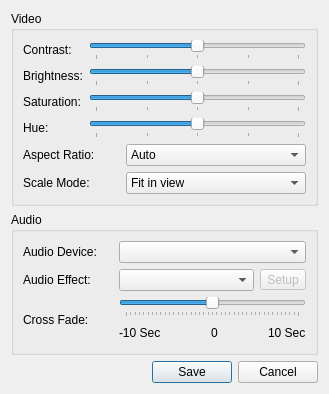
<ui version="4.0" >
 <class>QuickSettingsWindow</class>
 <widget class="QDialog" name="QuickSettingsWindow" >
  <property name="geometry" >
   <rect>
    <x>0</x>
    <y>0</y>
    <width>329</width>
    <height>391</height>
   </rect>
  </property>
  <property name="windowTitle" >
   <string>Quick Settings</string>
  </property>
  <layout class="QVBoxLayout" name="verticalLayout_2" >
   <item>
    <widget class="QGroupBox" name="videoGroupBox" >
     <property name="title" >
      <string>Video</string>
     </property>
     <layout class="QGridLayout" name="gridLayout" >
      <item row="0" column="0" >
       <widget class="QLabel" name="contrastLabel" >
        <property name="text" >
         <string>Contrast:</string>
        </property>
       </widget>
      </item>
      <item row="0" column="1" colspan="2" >
       <widget class="QSlider" name="contrastSlider" >
        <property name="minimum" >
         <number>-8</number>
        </property>
        <property name="maximum" >
         <number>8</number>
        </property>
        <property name="orientation" >
         <enum>Qt::Horizontal</enum>
        </property>
        <property name="tickPosition" >
         <enum>QSlider::TicksBelow</enum>
        </property>
        <property name="tickInterval" >
         <number>4</number>
        </property>
       </widget>
      </item>
      <item row="1" column="0" >
       <widget class="QLabel" name="brightnessLabel" >
        <property name="text" >
         <string>Brightness:</string>
        </property>
       </widget>
      </item>
      <item row="1" column="1" colspan="2" >
       <widget class="QSlider" name="brightnessSlider" >
        <property name="minimum" >
         <number>-8</number>
        </property>
        <property name="maximum" >
         <number>8</number>
        </property>
        <property name="orientation" >
         <enum>Qt::Horizontal</enum>
        </property>
        <property name="tickPosition" >
         <enum>QSlider::TicksBelow</enum>
        </property>
        <property name="tickInterval" >
         <number>4</number>
        </property>
       </widget>
      </item>
      <item row="2" column="0" >
       <widget class="QLabel" name="saturationLabel" >
        <property name="text" >
         <string>Saturation:</string>
        </property>
       </widget>
      </item>
      <item row="2" column="1" colspan="2" >
       <widget class="QSlider" name="saturationSlider" >
        <property name="minimum" >
         <number>-8</number>
        </property>
        <property name="maximum" >
         <number>8</number>
        </property>
        <property name="orientation" >
         <enum>Qt::Horizontal</enum>
        </property>
        <property name="tickPosition" >
         <enum>QSlider::TicksBelow</enum>
        </property>
        <property name="tickInterval" >
         <number>4</number>
        </property>
       </widget>
      </item>
      <item row="3" column="0" >
       <widget class="QLabel" name="hueLabel" >
        <property name="text" >
         <string>Hue:</string>
        </property>
       </widget>
      </item>
      <item row="3" column="1" colspan="2" >
       <widget class="QSlider" name="hueSlider" >
        <property name="minimum" >
         <number>-8</number>
        </property>
        <property name="maximum" >
         <number>8</number>
        </property>
        <property name="orientation" >
         <enum>Qt::Horizontal</enum>
        </property>
        <property name="tickPosition" >
         <enum>QSlider::TicksBelow</enum>
        </property>
        <property name="tickInterval" >
         <number>4</number>
        </property>
       </widget>
      </item>
      <item row="4" column="0" colspan="2" >
       <widget class="QLabel" name="aspectRatioLabel" >
        <property name="text" >
         <string>Aspect Ratio:</string>
        </property>
       </widget>
      </item>
      <item row="4" column="2" >
       <widget class="QComboBox" name="aspectRatioCombo" >
        <property name="minimumSize" >
         <size>
          <width>180</width>
          <height>0</height>
         </size>
        </property>
        <item>
         <property name="text" >
          <string>Auto</string>
         </property>
        </item>
        <item>
         <property name="text" >
          <string>Stretch</string>
         </property>
        </item>
        <item>
         <property name="text" >
          <string>4/3</string>
         </property>
        </item>
        <item>
         <property name="text" >
          <string>16/9</string>
         </property>
        </item>
       </widget>
      </item>
      <item row="5" column="0" colspan="2" >
       <widget class="QLabel" name="scaleModeLabel" >
        <property name="text" >
         <string>Scale Mode:</string>
        </property>
       </widget>
      </item>
      <item row="5" column="2" >
       <widget class="QComboBox" name="scaleModeCombo" >
        <property name="minimumSize" >
         <size>
          <width>180</width>
          <height>0</height>
         </size>
        </property>
        <item>
         <property name="text" >
          <string>Fit in view</string>
         </property>
        </item>
        <item>
         <property name="text" >
          <string>Scale and crop</string>
         </property>
        </item>
       </widget>
      </item>
     </layout>
    </widget>
   </item>
   <item>
    <widget class="QGroupBox" name="audioGroupBox" >
     <property name="title" >
      <string>Audio</string>
     </property>
     <layout class="QVBoxLayout" name="verticalLayout" >
      <item>
       <layout class="QHBoxLayout" >
        <item>
         <widget class="QLabel" name="label" >
          <property name="sizePolicy" >
           <sizepolicy vsizetype="Preferred" hsizetype="Maximum" >
            <horstretch>0</horstretch>
            <verstretch>0</verstretch>
           </sizepolicy>
          </property>
          <property name="minimumSize" >
           <size>
            <width>90</width>
            <height>0</height>
           </size>
          </property>
          <property name="text" >
           <string>Audio Device:</string>
          </property>
          <property name="pixmap" >
           <pixmap resource="quarkplayer.qrc" >:/icons/oxygen/16x16/devices/audio-card.png</pixmap>
          </property>
         </widget>
        </item>
        <item>
         <widget class="QComboBox" name="deviceCombo" >
          <property name="sizePolicy" >
           <sizepolicy vsizetype="Fixed" hsizetype="Minimum" >
            <horstretch>0</horstretch>
            <verstretch>0</verstretch>
           </sizepolicy>
          </property>
         </widget>
        </item>
       </layout>
      </item>
      <item>
       <layout class="QHBoxLayout" name="horizontalLayout" >
        <item>
         <widget class="QLabel" name="audioEffectLabel" >
          <property name="sizePolicy" >
           <sizepolicy vsizetype="Preferred" hsizetype="Maximum" >
            <horstretch>0</horstretch>
            <verstretch>0</verstretch>
           </sizepolicy>
          </property>
          <property name="minimumSize" >
           <size>
            <width>90</width>
            <height>0</height>
           </size>
          </property>
          <property name="text" >
           <string>Audio Effect:</string>
          </property>
         </widget>
        </item>
        <item>
         <widget class="QComboBox" name="audioEffectsCombo" >
          <property name="sizePolicy" >
           <sizepolicy vsizetype="Maximum" hsizetype="Minimum" >
            <horstretch>0</horstretch>
            <verstretch>0</verstretch>
           </sizepolicy>
          </property>
         </widget>
        </item>
        <item>
         <widget class="QToolButton" name="effectButton" >
          <property name="enabled" >
           <bool>false</bool>
          </property>
          <property name="text" >
           <string>Setup</string>
          </property>
         </widget>
        </item>
       </layout>
      </item>
      <item>
       <layout class="QHBoxLayout" >
        <item>
         <widget class="QLabel" name="crossFadeLabel" >
          <property name="sizePolicy" >
           <sizepolicy vsizetype="Preferred" hsizetype="Maximum" >
            <horstretch>0</horstretch>
            <verstretch>0</verstretch>
           </sizepolicy>
          </property>
          <property name="minimumSize" >
           <size>
            <width>90</width>
            <height>0</height>
           </size>
          </property>
          <property name="text" >
           <string>Cross Fade:</string>
          </property>
         </widget>
        </item>
        <item>
         <layout class="QVBoxLayout" >
          <item>
           <widget class="QSlider" name="crossFadeSlider" >
            <property name="sizePolicy" >
             <sizepolicy vsizetype="Fixed" hsizetype="Minimum" >
              <horstretch>0</horstretch>
              <verstretch>0</verstretch>
             </sizepolicy>
            </property>
            <property name="minimum" >
             <number>-20</number>
            </property>
            <property name="maximum" >
             <number>20</number>
            </property>
            <property name="singleStep" >
             <number>1</number>
            </property>
            <property name="pageStep" >
             <number>2</number>
            </property>
            <property name="value" >
             <number>0</number>
            </property>
            <property name="orientation" >
             <enum>Qt::Horizontal</enum>
            </property>
            <property name="tickPosition" >
             <enum>QSlider::TicksBelow</enum>
            </property>
           </widget>
          </item>
          <item>
           <layout class="QHBoxLayout" >
            <item>
             <widget class="QLabel" name="crossFadeLabel1" >
              <property name="font" >
               <font>
                <pointsize>9</pointsize>
               </font>
              </property>
              <property name="text" >
               <string>-10 Sec</string>
              </property>
             </widget>
            </item>
            <item>
             <spacer>
              <property name="orientation" >
               <enum>Qt::Horizontal</enum>
              </property>
              <property name="sizeHint" stdset="0" >
               <size>
                <width>40</width>
                <height>20</height>
               </size>
              </property>
             </spacer>
            </item>
            <item>
             <widget class="QLabel" name="crossFadeLabel2" >
              <property name="font" >
               <font>
                <pointsize>9</pointsize>
               </font>
              </property>
              <property name="text" >
               <string>0</string>
              </property>
             </widget>
            </item>
            <item>
             <spacer>
              <property name="orientation" >
               <enum>Qt::Horizontal</enum>
              </property>
              <property name="sizeHint" stdset="0" >
               <size>
                <width>40</width>
                <height>20</height>
               </size>
              </property>
             </spacer>
            </item>
            <item>
             <widget class="QLabel" name="crossFadeLabel3" >
              <property name="font" >
               <font>
                <pointsize>9</pointsize>
               </font>
              </property>
              <property name="text" >
               <string>10 Sec</string>
              </property>
             </widget>
            </item>
           </layout>
          </item>
         </layout>
        </item>
       </layout>
      </item>
     </layout>
    </widget>
   </item>
   <item>
    <widget class="QDialogButtonBox" name="buttonBox" >
     <property name="orientation" >
      <enum>Qt::Horizontal</enum>
     </property>
     <property name="standardButtons" >
      <set>QDialogButtonBox::Cancel|QDialogButtonBox::Save</set>
     </property>
    </widget>
   </item>
  </layout>
 </widget>
 <resources>
  <include location="quarkplayer.qrc" />
 </resources>
 <connections>
  <connection>
   <sender>buttonBox</sender>
   <signal>accepted()</signal>
   <receiver>QuickSettingsWindow</receiver>
   <slot>accept()</slot>
   <hints>
    <hint type="sourcelabel" >
     <x>248</x>
     <y>254</y>
    </hint>
    <hint type="destinationlabel" >
     <x>157</x>
     <y>274</y>
    </hint>
   </hints>
  </connection>
  <connection>
   <sender>buttonBox</sender>
   <signal>rejected()</signal>
   <receiver>QuickSettingsWindow</receiver>
   <slot>reject()</slot>
   <hints>
    <hint type="sourcelabel" >
     <x>316</x>
     <y>260</y>
    </hint>
    <hint type="destinationlabel" >
     <x>286</x>
     <y>274</y>
    </hint>
   </hints>
  </connection>
 </connections>
</ui>
